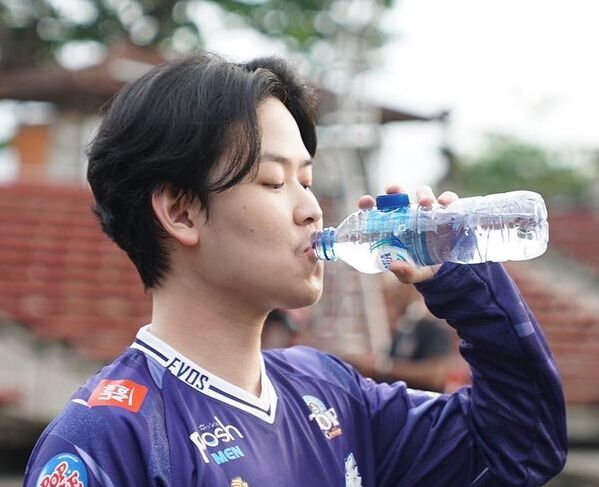
#> input picture images/rekt.jpg, 599 x 487 px
$ python detech_to_speech.py
#> lines starting #> are read from the running program, lines starting #| are printed output that depends on the picture; after the words box and inside, x2 and y2 are one past the last pixel; in counts of white or black regions, pixels touching at a corner belong together
import requests
import playsound
import cv2
detector_wajah =cv2.CascadeClassifier("../model/haarcascade_frontalface_default.xml")
image = cv2.imread("../images/rekt.jpg")
#> image is the input picture: shape (487, 599, 3); mean B, G, R 135.6, 128.1, 137.7
gray = cv2.cvtColor(image, cv2.COLOR_BGR2GRAY)
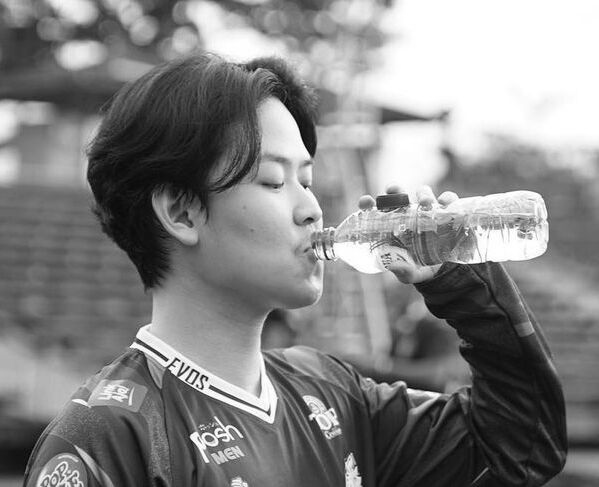
#> gray: shape (487, 599); min 1, max 255, mean 131.8
bounding_box = detector_wajah.detectMultiScale(gray, scaleFactor=1.01,
    minNeighbors=5, minSize=(30, 30), flags=cv2.CASCADE_SCALE_IMAGE)
#> bounding_box = [[262, 142, 59, 59], [428, 343, 48, 48], [287, 193, 67, 67], [160, 0, 76, 76]]
orang = []
for (x, y, w, h) in bounding_box:
    box = cv2.rectangle(image, (x, y), (x + w, y + h), (0, 255, 0))
    orang.append(box)
#> this loop made 4 passes
#> pass 2, `box = cv2.rectangle(image, (x, y), (x + w, y + h), (0, 255, 0))`:
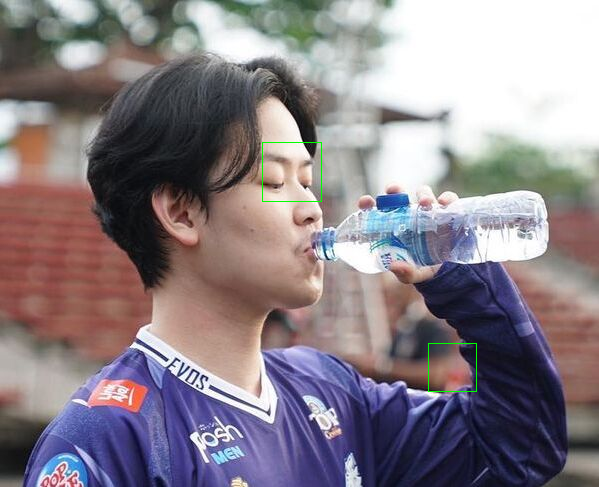
#> box: shape (487, 599, 3); mean B, G, R 135.4, 128.2, 137.5
#> pass 3, `box = cv2.rectangle(image, (x, y), (x + w, y + h), (0, 255, 0))`:
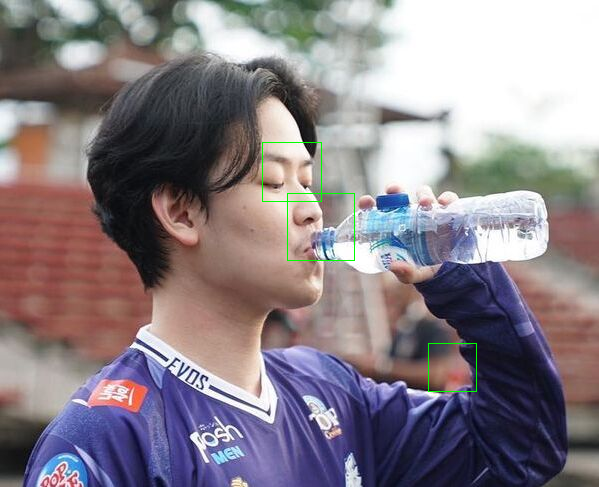
#> box: shape (487, 599, 3); 0.09% of pixels changed, all inside (x1, y1, x2, y2) = (287, 193, 355, 261)
#> after the loop:
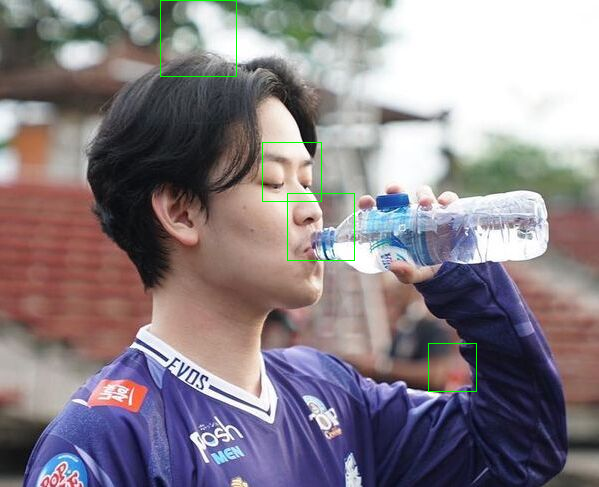
#> image: shape (487, 599, 3); 0.34% of pixels changed, all inside (x1, y1, x2, y2) = (160, 0, 477, 392)
#> after the loop, orang = 4 items
url = 'http://lisanx.pptik.id/'
if (len(orang)) > 0:
    teks = "Hello, good morning Fazhri !"
cv2.imshow("hasil", image)
#> (the run stopped early here; a loop or call above may not have finished)
